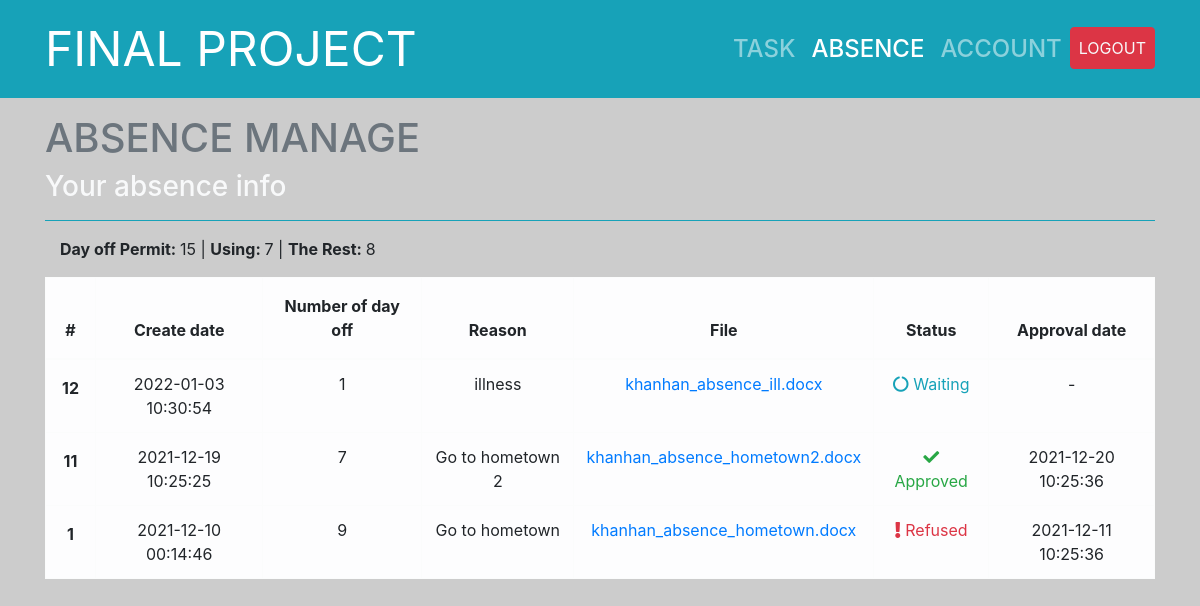
Page /absence.php (signed in) on the committed database.
### tables this page shows
CREATE TABLE `absence_info` (
  `id` int(11) NOT NULL,
  `username` varchar(255) NOT NULL,
  `total_dayoff` int(11) NOT NULL DEFAULT 12,
  `dayoff_used` int(11) NOT NULL DEFAULT 0,
  `dayoff_left` int(11) NOT NULL DEFAULT 12
);

CREATE TABLE `absence_form` (
  `id` int(11) NOT NULL,
  `username` varchar(255) NOT NULL,
  `create_date` datetime NOT NULL DEFAULT current_timestamp(),
  `number_dayoff` int(11) NOT NULL,
  `reason` varchar(255) NOT NULL,
  `file` varchar(255) DEFAULT NULL,
  `status` varchar(255) NOT NULL DEFAULT 'Waiting',
  `approval_date` datetime DEFAULT NULL
);

### absence.php (the view, shortened to what this page needs)
<?php
	require_once('db.php');
	$user = $_SESSION['user'];
?>
<!DOCTYPE html>
<html lang="en">
<head>
	<link rel="stylesheet" href="https://maxcdn.bootstrapcdn.com/bootstrap/4.5.2/css/bootstrap.min.css">
    <link rel="stylesheet" href="https://use.fontawesome.com/releases/v5.7.2/css/all.css"
>
	<link rel="stylesheet" href="style.css">
</head>
<body>
<?php
	include_once('layout/header.php');
?>
<div class="container pb-2" style="height: 70vh;">
		<h1 class="mt-3 text-secondary">ABSENCE MANAGE</h1>
        <h3 class="mt-1 mb-3 pb-3 border-bottom border-info text-light">Your absence info</h3>
		<div class="ml-auto mr-auto absence-container">
			<?php
				$absenceInfo = get_absence_info($user);
				$day_off_permit = 0;
				if(!$absenceInfo['code']){
					$data = $absenceInfo['data'];
					$day_off_permit = $data['total_dayoff'];
				}
				?>
					<p class="col-sm-12 col-md-6 text-center text-md-left"><strong>Day off Permit: </strong><?=$day_off_permit?> | <strong>Using: </strong><?=$data['dayoff_used']?> | <strong>The Rest: </strong><?=$data['dayoff_left']?></p>
		<?php
			$absenceHistory = get_absence_history($user);
				?>
				<?php
			if(!$absenceHistory['code']){
				$data = $absenceHistory['data'];
					?>
					<table class="table table-bordered table-light table-hover text-center ali" id="absence-history" style="border-color:black;">
						<thead>
							<tr>
								<th scope="col">#</th>
								<th scope="col">Create date</th>
								<th scope="col">Number of day off</th>
								<th scope="col">Reason</th>
								<th scope="col">File</th>
								<th scope="col">Status</th>
								<th scope="col">Approval date</th>
							</tr>
						</thead>
						<tbody>
							<?php
								foreach($data as $row){
								?>
									<tr>
										<th scope="row"><?=$row['id']?></th>
										<td><?=$row['create_date']?></td>
										<td><?=$row['number_dayoff']?></td>
										<td><?=$row['reason']?></td>
										<?php
											if(!$row['file']){
												echo "<td>-</td>";
											}else{
												$filename = explode('/',$row['file'])[1];
												echo "<td><a href='".$row['file']."'>".$filename."</a></td>";
											}
										?>
										<?php
										status_ui($row['status']);
										if($row['approval_date']){
											echo "<td>".$row['approval_date']."</td>";
										}else{
											echo "<td>-</td>";
										}
										?>
									</tr>
								<?php
								}
							?>
						</tbody>
					</table>
				<?php
			}else{
				echo "<div class='alert alert-primary text-center' id='absence-history' style='flex-basis: 100%'>You haven't requested any absences yet!</div>";
			}
		?>
		</div>
	</div>
</body>
</html>

### db.php (shortened to what this page needs)
<?php
    function open_database(){
        $conn = new mysqli(HOST, USER, PASS, DB);
        return $conn;
    }
    function get_absence_history($user){
        $sql = "select id, create_date, number_dayoff, reason, file, approval_date, status from absence_form where username=? ORDER BY create_date DESC";
        $conn = open_database();
        $stm = $conn->prepare($sql);
        $stm->bind_param('s',$user);
        if(!$stm->execute()){
            return array('code'=>1,'error'=>'Command not execute');
        }
        $result = $stm->get_result();
        $data = [];
        if($result->num_rows==0){
            return array('code'=>2,'error'=>'User not exist');
        }else{
            while($row = $result->fetch_assoc()){
                $data[] = $row;
            }
        }
        return array('code'=>0,'data'=>$data);
    }
    function get_absence_info($user){
        $sql = "select total_dayoff, dayoff_used, dayoff_left from absence_info where username=?";
        $conn = open_database();
        $stm = $conn->prepare($sql);
        $stm->bind_param('s',$user);
        if(!$stm->execute()){
            return array('code'=>1,'error'=>'Command not execute');
        }
        $result = $stm->get_result();
        $data = $result->fetch_assoc();
        return array('code'=>0,'data'=>$data);
    }
    function status_ui($status){
        if($status=='Waiting'){
            echo "<td class='text-info'><i class='fas fa-circle-notch fa-spin'></i> Waiting</td>";
        }
        if($status=='Approved'){
            echo "<td class='text-success'><i class='fas fa-check'></i> Approved</td>";
        }
        if($status=='Refused'){
            echo "<td class='text-danger'><i class='fas fa-exclamation'></i> Refused</td>";
        }
    }
?>

### style.css (style rules this page uses)
* { box-sizing: border-box; }
body { background-color: #cccccc; }
.absence-container { display: flex; justify-content: space-between; align-items: center; flex-wrap: wrap; height: 50%; }
.absence-container table { overflow: scroll; margin-bottom: 2rem; }
.absence-container table th { padding: 1rem; }

### rows in the picture
absence_info: total_dayoff "15", dayoff_used "7", dayoff_left "8"
absence_form: id "12", create_date "2022-01-03 10:30:54", number_dayoff "1", reason "illness", file "khanhan_absence_ill.docx", status "Waiting" (drawn)
absence_form: id "11", create_date "2021-12-19 10:25:25", number_dayoff "7", reason "Go to hometown 2", file "khanhan_absence_hometown2.docx", status "Approved" (drawn), approval_date "2021-12-20 10:25:36"
absence_form: id "1", create_date "2021-12-10 00:14:46", number_dayoff "9", reason "Go to hometown", file "khanhan_absence_hometown.docx", status "Refused" (drawn), approval_date "2021-12-11 10:25:36"
